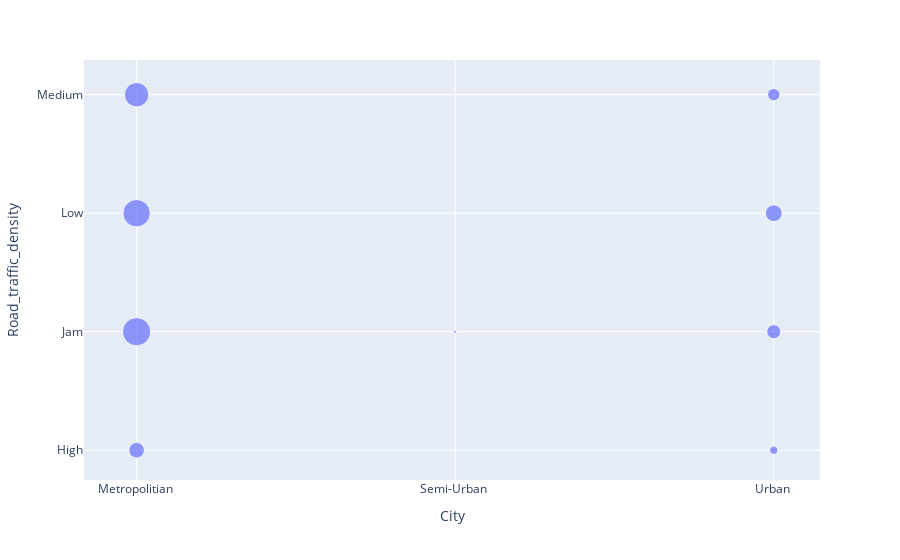

Write notebook code for a chart like this one.
### Markdown cell above
###4. Comparação do volume de pedidos por cidade e tipo de tráfego.

### Code cell
cols = ['ID', 'City', 'Road_traffic_density']
df_aux = df[cols].groupby(['City', 'Road_traffic_density']).count().reset_index()
px.scatter(df_aux, x='City', y='Road_traffic_density', size='ID')

### Figure 1 — Plotly figure (JSON) as saved in the notebook; plotly's stock layout.template omitted (floating-point values rounded to 4 significant figures)
{"data": [{"hovertemplate": "City=%{x}<br>Road_traffic_density=%{y}<br>ID=%{marker.size}<extra></extra>", "legendgroup": "", "marker": {"color": "#636efa", "size": [558, 1810, 1712, 1362, 3, 21, 3, 156, 453, 645, 347], "sizemode": "area", "sizeref": 4.525, "symbol": "circle"}, "mode": "markers", "name": "", "orientation": "v", "showlegend": false, "type": "scatter", "x": ["Metropolitian ", "Metropolitian ", "Metropolitian ", "Metropolitian ", "Semi-Urban ", "Semi-Urban ", "Semi-Urban ", "Urban ", "Urban ", "Urban ", "Urban "], "xaxis": "x", "y": ["High", "Jam", "Low", "Medium", "High", "Jam", "Medium", "High", "Jam", "Low", "Medium"], "yaxis": "y"}], "layout": {"autosize": true, "legend": {"itemsizing": "constant", "tracegroupgap": 0}, "margin": {"t": 60}, "xaxis": {"anchor": "y", "autorange": true, "domain": [0, 1], "range": [-0.1726, 2.15], "title": {"text": "City"}, "type": "category"}, "yaxis": {"anchor": "x", "autorange": true, "domain": [0, 1], "range": [-0.3381, 3.422], "title": {"text": "Road_traffic_density"}, "type": "category"}}}
